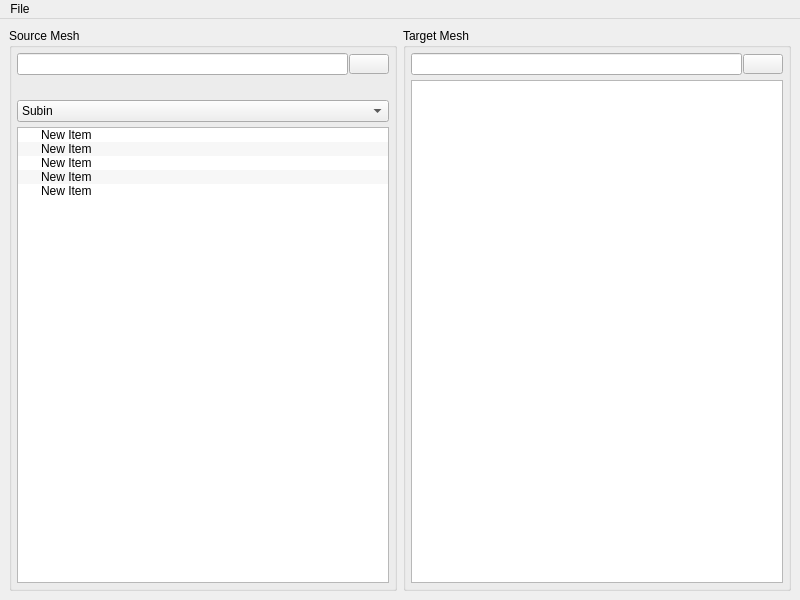
<?xml version="1.0" encoding="UTF-8"?>
<ui version="4.0">
 <class>MainWindow</class>
 <widget class="QMainWindow" name="MainWindow">
  <property name="geometry">
   <rect>
    <x>0</x>
    <y>0</y>
    <width>800</width>
    <height>600</height>
   </rect>
  </property>
  <property name="windowTitle">
   <string>MainWindow</string>
  </property>
  <widget class="QWidget" name="centralwidget">
   <layout class="QHBoxLayout" name="horizontalLayout">
    <item>
     <widget class="QGroupBox" name="groupBox_source">
      <property name="title">
       <string>Source Mesh</string>
      </property>
      <layout class="QVBoxLayout" name="verticalLayout_source">
       <property name="spacing">
        <number>5</number>
       </property>
       <property name="margin">
        <number>5</number>
       </property>
       <item>
        <layout class="QHBoxLayout" name="horizontalLayout_source">
         <property name="spacing">
          <number>1</number>
         </property>
         <item>
          <widget class="QLineEdit" name="lineEdit_source">
           <property name="enabled">
            <bool>true</bool>
           </property>
          </widget>
         </item>
         <item>
          <widget class="QPushButton" name="button_source">
           <property name="sizePolicy">
            <sizepolicy hsizetype="Fixed" vsizetype="Fixed">
             <horstretch>0</horstretch>
             <verstretch>0</verstretch>
            </sizepolicy>
           </property>
           <property name="minimumSize">
            <size>
             <width>20</width>
             <height>20</height>
            </size>
           </property>
           <property name="maximumSize">
            <size>
             <width>16777215</width>
             <height>20</height>
            </size>
           </property>
           <property name="text">
            <string/>
           </property>
          </widget>
         </item>
        </layout>
       </item>
       <item>
        <spacer name="verticalSpacer">
         <property name="orientation">
          <enum>Qt::Vertical</enum>
         </property>
         <property name="sizeType">
          <enum>QSizePolicy::Fixed</enum>
         </property>
         <property name="sizeHint" stdset="0">
          <size>
           <width>20</width>
           <height>20</height>
          </size>
         </property>
        </spacer>
       </item>
       <item>
        <widget class="QComboBox" name="comboBox">
         <item>
          <property name="text">
           <string>Subin</string>
          </property>
          <property name="icon">
           <iconset resource="../icons/test.qrc">
            <normaloff>:/newPrefix/wire.png</normaloff>:/newPrefix/wire.png</iconset>
          </property>
         </item>
         <item>
          <property name="text">
           <string>Gopi</string>
          </property>
         </item>
        </widget>
       </item>
       <item>
        <widget class="QTreeWidget" name="treeWidget_source">
         <property name="alternatingRowColors">
          <bool>true</bool>
         </property>
         <property name="selectionMode">
          <enum>QAbstractItemView::ExtendedSelection</enum>
         </property>
         <property name="sortingEnabled">
          <bool>true</bool>
         </property>
         <property name="headerHidden">
          <bool>true</bool>
         </property>
         <property name="expandsOnDoubleClick">
          <bool>false</bool>
         </property>
         <attribute name="headerVisible">
          <bool>false</bool>
         </attribute>
         <column>
          <property name="text">
           <string notr="true">1</string>
          </property>
         </column>
         <item>
          <property name="text">
           <string>New Item</string>
          </property>
         </item>
         <item>
          <property name="text">
           <string>New Item</string>
          </property>
         </item>
         <item>
          <property name="text">
           <string>New Item</string>
          </property>
         </item>
         <item>
          <property name="text">
           <string>New Item</string>
          </property>
         </item>
         <item>
          <property name="text">
           <string>New Item</string>
          </property>
         </item>
        </widget>
       </item>
      </layout>
     </widget>
    </item>
    <item>
     <widget class="QGroupBox" name="groupBox_target">
      <property name="title">
       <string>Target Mesh</string>
      </property>
      <layout class="QVBoxLayout" name="verticalLayout_target">
       <property name="spacing">
        <number>5</number>
       </property>
       <property name="margin">
        <number>5</number>
       </property>
       <item>
        <layout class="QHBoxLayout" name="horizontalLayout_target">
         <property name="spacing">
          <number>1</number>
         </property>
         <item>
          <widget class="QLineEdit" name="lineEdit_target">
           <property name="enabled">
            <bool>true</bool>
           </property>
          </widget>
         </item>
         <item>
          <widget class="QPushButton" name="button_target">
           <property name="sizePolicy">
            <sizepolicy hsizetype="Fixed" vsizetype="Fixed">
             <horstretch>0</horstretch>
             <verstretch>0</verstretch>
            </sizepolicy>
           </property>
           <property name="minimumSize">
            <size>
             <width>20</width>
             <height>20</height>
            </size>
           </property>
           <property name="maximumSize">
            <size>
             <width>16777215</width>
             <height>20</height>
            </size>
           </property>
           <property name="text">
            <string/>
           </property>
          </widget>
         </item>
        </layout>
       </item>
       <item>
        <widget class="QListWidget" name="listWidget_target">
         <property name="selectionMode">
          <enum>QAbstractItemView::ExtendedSelection</enum>
         </property>
        </widget>
       </item>
      </layout>
     </widget>
    </item>
   </layout>
  </widget>
  <widget class="QMenuBar" name="menuBar">
   <property name="geometry">
    <rect>
     <x>0</x>
     <y>0</y>
     <width>800</width>
     <height>21</height>
    </rect>
   </property>
   <widget class="QMenu" name="menuFile">
    <property name="title">
     <string>File</string>
    </property>
    <addaction name="actionImport"/>
   </widget>
   <addaction name="menuFile"/>
  </widget>
  <action name="actionImport">
   <property name="text">
    <string>Import</string>
   </property>
  </action>
 </widget>
 <resources>
  <include location="../icons/test.qrc"/>
 </resources>
 <connections/>
</ui>
